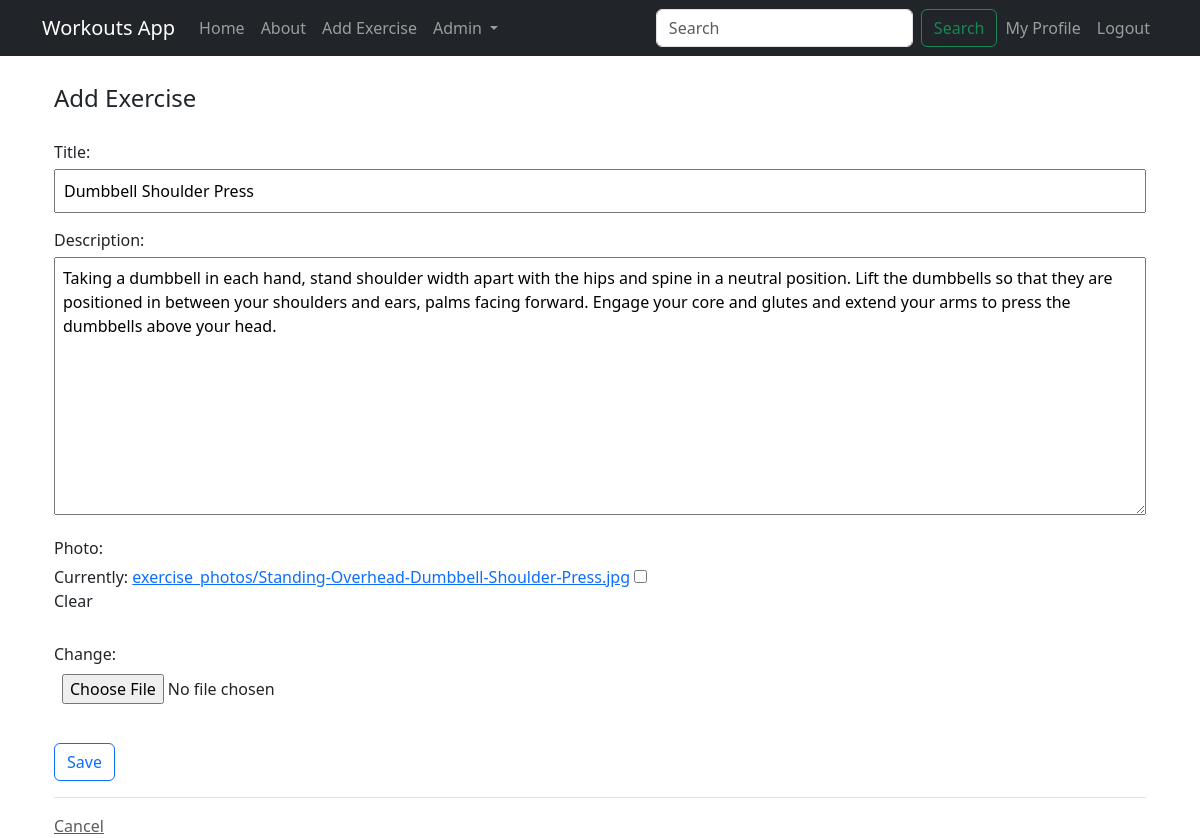
Screenshot of /exercise/6/update/ (signed in) with the database file from the repository.
### exercises/models.py (models this page shows, shortened)
class Exercise(models.Model):
    title = models.CharField(max_length=100)
    description = models.TextField()
    photo = models.ImageField(upload_to='exercise_photos/', blank=True, null=True)
    author = models.ForeignKey(User, on_delete=models.CASCADE)
    is_approved = models.BooleanField(default=False)
    created_at = models.DateTimeField(auto_now_add=True)
    updated_at = models.DateTimeField(auto_now=True)
    STATUS_CHOICES = (
        ('approved', 'Approved'),
        ('rejected', 'Rejected'),
        ('pending', 'Pending'),
    )
    status = models.CharField(
        max_length=10,
        choices=STATUS_CHOICES,
        default='pending',
    )

### exercises/views.py (the view, shortened to what this page needs)
# urls.py: path('exercise/<int:pk>/update/', views.ExerciseUpdateView.as_view(), name="exercises-update"),
class ExerciseUpdateView(LoginRequiredMixin, UserPassesTestMixin, UpdateView):
    model = models.Exercise
    form_class = ExerciseForm
    template_name = 'exercises/exercise_form.html'
    def test_func(self):
        exercise = self.get_object()
        return self.request.user.is_superuser or self.request.user.is_staff or self.request.user == exercise.author
    def dispatch(self, request, *args, **kwargs):
        if not self.test_func():
            raise PermissionDenied("You do not have the required permissions.")
        return super().dispatch(request, *args, **kwargs)

### exercises/forms.py
class ExerciseForm(forms.ModelForm):
    class Meta:
        model = Exercise
        fields = ['title', 'description', 'photo']

### exercises/templates/exercises/exercise_form.html (shortened to what this page needs)
{% extends 'exercises/base.html' %}
{% load crispy_forms_tags %}
{% block content %}
<div class="container">
    <form method="POST" enctype="multipart/form-data">
        <fieldset class="form-group">
            <legend class="border_bottom mb-4">Add Exercise</legend>
            <div class="form-group">
                <label for="{{ form.title.id_for_label }}">Title:</label>
                {{ form.title }}
            </div>
            <div class="form-group">
                <label for="{{ form.description.id_for_label }}">Description:</label>
                {{ form.description }}
            </div>
            <div class="form-group">
                <label for="{{ form.photo.id_for_label }}">Photo:</label>
                {{ form.photo }}
            </div>
        </fieldset>
        <div class="form-group py-3">
            <input class="btn btn-outline-primary" type="submit" value="Save">
        </div>
    </form>
    <div class="border-top pt-3">
        <a class="text-muted" href="{% url 'exercises-home' %}">Cancel</a>
    </div>
</div>
{% endblock content %}

### exercises/templates/exercises/exercise_form.html (style rules this page uses)
.form-group label { display: block; margin-bottom: 5px; }
.form-group input[type="text"], .form-group textarea, .form-group input[type="file"] { width: 100%; padding: 8px; margin-bottom: 15px; box-sizing: border-box; }

### rows the page displays
Exercise: title "Dumbbell Shoulder Press", description "Taking a dumbbell in each hand, stand shoulder width apart with the hips and spine in a neutral position. Lift the dumbbells so that they are positioned in between your shoulders and ears, palms facing forward. Engage your core and glutes and extend your arms to press the dumbbells above your head."
